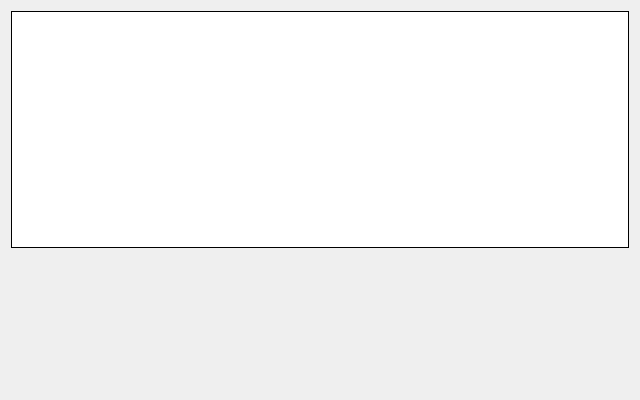
<?xml version="1.0" encoding="UTF-8"?>
<ui version="4.0">
 <class>SessionWidget</class>
 <widget class="QWidget" name="SessionWidget">
  <property name="geometry">
   <rect>
    <x>0</x>
    <y>0</y>
    <width>640</width>
    <height>400</height>
   </rect>
  </property>
  <property name="windowTitle">
   <string>Form</string>
  </property>
  <layout class="QGridLayout" name="gridLayout">
   <property name="spacing">
    <number>1</number>
   </property>
   <item row="0" column="0">
    <widget class="QListView" name="listView">
     <property name="frameShape">
      <enum>QFrame::Box</enum>
     </property>
     <property name="frameShadow">
      <enum>QFrame::Plain</enum>
     </property>
    </widget>
   </item>
   <item row="1" column="0">
    <widget class="QWidget" name="widget" native="true">
     <property name="minimumSize">
      <size>
       <width>0</width>
       <height>140</height>
      </size>
     </property>
     <property name="maximumSize">
      <size>
       <width>16777215</width>
       <height>140</height>
      </size>
     </property>
     <property name="styleSheet">
      <string notr="true">background: url(:/images/images/background.png);</string>
     </property>
     <layout class="QGridLayout" name="gridLayout_2">
      <item row="0" column="0">
       <layout class="QVBoxLayout" name="verticalLayout">
        <item>
         <spacer name="verticalSpacer">
          <property name="orientation">
           <enum>Qt::Vertical</enum>
          </property>
          <property name="sizeHint" stdset="0">
           <size>
            <width>20</width>
            <height>18</height>
           </size>
          </property>
         </spacer>
        </item>
        <item>
         <layout class="QHBoxLayout" name="horizontalLayout">
          <item>
           <spacer name="horizontalSpacer">
            <property name="orientation">
             <enum>Qt::Horizontal</enum>
            </property>
            <property name="sizeHint" stdset="0">
             <size>
              <width>40</width>
              <height>20</height>
             </size>
            </property>
           </spacer>
          </item>
          <item>
           <widget class="BarDiagramWidget" name="bardiagramwidget"/>
          </item>
          <item>
           <spacer name="horizontalSpacer_2">
            <property name="orientation">
             <enum>Qt::Horizontal</enum>
            </property>
            <property name="sizeHint" stdset="0">
             <size>
              <width>40</width>
              <height>20</height>
             </size>
            </property>
           </spacer>
          </item>
          <item>
           <widget class="LogoDiagramWidget" name="logodiagramwidget">
            <property name="minimumSize">
             <size>
              <width>180</width>
              <height>100</height>
             </size>
            </property>
           </widget>
          </item>
          <item>
           <spacer name="horizontalSpacer_3">
            <property name="orientation">
             <enum>Qt::Horizontal</enum>
            </property>
            <property name="sizeHint" stdset="0">
             <size>
              <width>40</width>
              <height>20</height>
             </size>
            </property>
           </spacer>
          </item>
         </layout>
        </item>
        <item>
         <spacer name="verticalSpacer_2">
          <property name="orientation">
           <enum>Qt::Vertical</enum>
          </property>
          <property name="sizeHint" stdset="0">
           <size>
            <width>20</width>
            <height>13</height>
           </size>
          </property>
         </spacer>
        </item>
       </layout>
      </item>
     </layout>
    </widget>
   </item>
  </layout>
 </widget>
 <customwidgets>
  <customwidget>
   <class>BarDiagramWidget</class>
   <extends>QWidget</extends>
   <header>qplugin/bardiagramwidget.h</header>
  </customwidget>
  <customwidget>
   <class>LogoDiagramWidget</class>
   <extends>QWidget</extends>
   <header>qplugin/logodiagramwidget.h</header>
  </customwidget>
 </customwidgets>
 <resources>
  <include location="../resources/resources.qrc"/>
 </resources>
 <connections/>
</ui>
